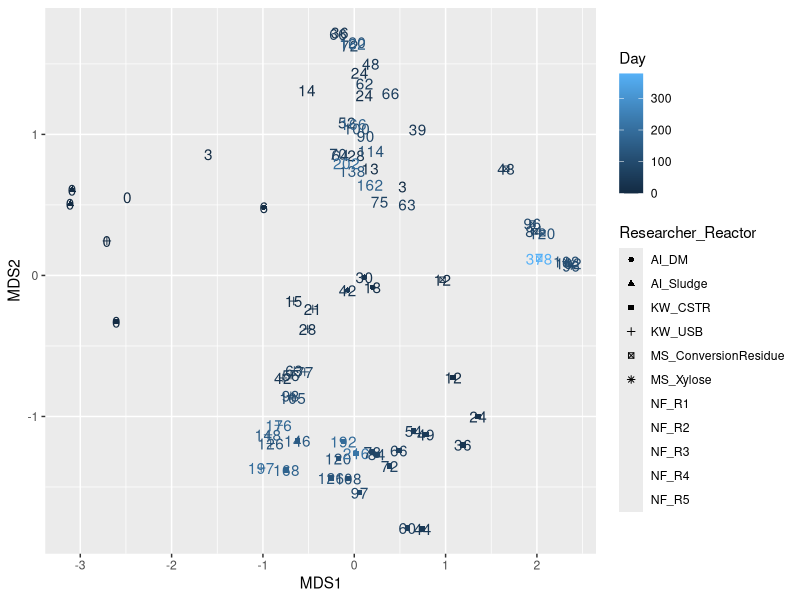
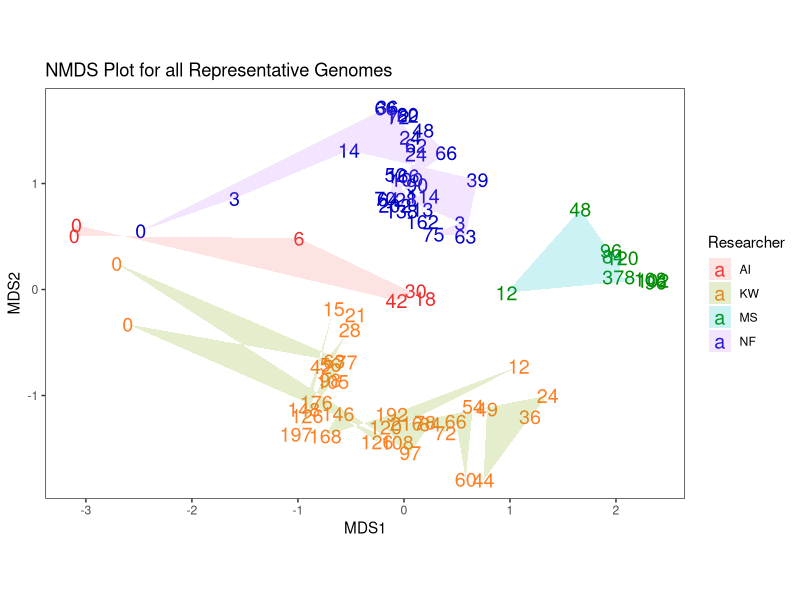
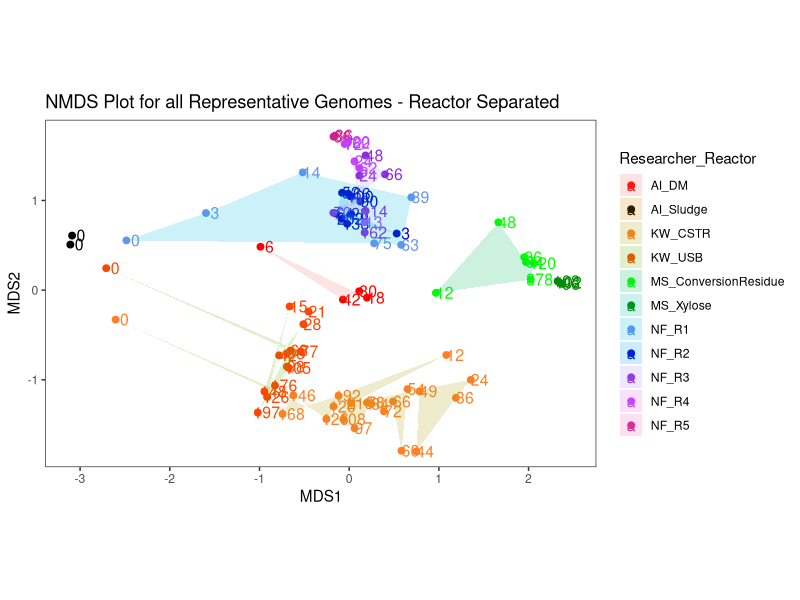

Here is the R script that generated these plots, in order:
#plotting NMDS plots for metagenomic data

library(ggplot2)
library(dplyr)
library(cowplot)
library(ggthemes)
library(RColorBrewer)
library(tidyverse)
library(forcats)
library(vegan)

setwd("./example_files")

data <- read.table(file = "rel_abund_allMAGS.txt", header = TRUE, sep = "\t")
data_melt <- reshape::melt(data, id.vars=c("Rel_Abundance"))
write.table(data_melt, file = "rel_abundance_allMAGS_long_from_R.txt", sep = "\t")

relData <- read.delim(file = "rel_abundance_allMAGS_long_from_R_for_NMDS.txt", header = TRUE, sep = "\t")
str(relData)
head(relData)
dim(relData)

relData$Researcher <- as.factor(relData$Researcher)
relData$Researcher_Reactor <- as.factor(relData$Researcher_Reactor)
relData$Sample_Name <- as.factor(relData$Sample_Name)
relData$Seq_Tech <- as.factor(relData$Seq_Tech)
relData$MAG_ID <- as.factor(relData$MAG_ID)
str(relData)
head(relData)
dim(relData)

plot_Data <- relData %>%
  select(Researcher, Researcher_Reactor, Sample_Name, Day, Seq_Tech, MAG_ID, Relative_Abundance) %>%
  tidyr::spread(MAG_ID, Relative_Abundance)

dim(plot_Data)

beta_dist <- vegdist(plot_Data[,6:136], index = "bray")
beta_dist

nmds <- metaMDS(beta_dist)
nmds_data <- as.data.frame(nmds$points)
nmds_data$Sample_Name <- plot_Data$Sample_Name
nmds_data <- dplyr::left_join(nmds_data, plot_Data)

ggplot(nmds_data, aes(x=MDS1, y=MDS2, shape = Researcher_Reactor, color = Day)) +
  geom_text(aes(label=Day)) +
  geom_point()

ggplot()+
  geom_text(data=nmds_data, aes(x=MDS1,y=MDS2,label=Day,color=Researcher), size=5) +
  geom_polygon(data=nmds_data, aes(x=MDS1,y=MDS2,fill=Researcher, group=Researcher), alpha = 0.2) +
  coord_equal() +
  theme_bw() +
  scale_color_manual(values = c("firebrick2", "chocolate1",
                                "green4", "mediumblue")) +
  labs(title = "NMDS Plot for all Representative Genomes") +
  theme(panel.background = element_blank(),
        panel.grid.major = element_blank(),
        panel.grid.minor = element_blank(),
        plot.background = element_blank(),
        plot.title = element_text())

ggplot()+
  geom_text(data=nmds_data, aes(x=MDS1,y=MDS2,label=Day,color=Researcher_Reactor), size=4, nudge_x=0.1) +
  geom_point(data=nmds_data, aes(x=MDS1,y=MDS2,color=Researcher_Reactor), size=2) +
  geom_polygon(data=nmds_data, aes(x=MDS1,y=MDS2,fill=Researcher_Reactor, group=Researcher_Reactor), alpha = 0.2) +
  coord_equal() +
  theme_bw() +
  scale_color_manual(values = c("red", "black", "chocolate1", "orangered1",
                              "green", "green4", "cornflowerblue", "mediumblue",
                              "blueviolet", "darkorchid1", "violetred")) +
  labs(title = "NMDS Plot for all Representative Genomes - Reactor Separated") +
  theme(panel.background = element_blank(),
        panel.grid.major = element_blank(),
        panel.grid.minor = element_blank(),
        plot.background = element_blank(),
        plot.title = element_text())
